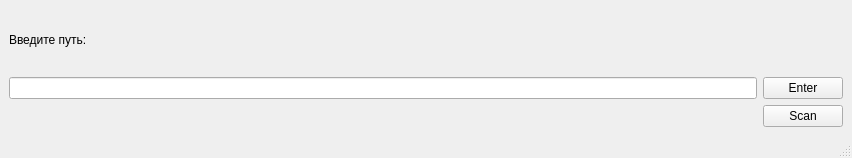
<?xml version="1.0" encoding="UTF-8"?>
<ui version="4.0">
 <class>MainWindow</class>
 <widget class="QMainWindow" name="MainWindow">
  <property name="geometry">
   <rect>
    <x>0</x>
    <y>0</y>
    <width>852</width>
    <height>158</height>
   </rect>
  </property>
  <property name="windowTitle">
   <string>MainWindow</string>
  </property>
  <widget class="QWidget" name="centralwidget">
   <layout class="QGridLayout" name="gridLayout">
    <item row="1" column="0">
     <widget class="QLabel" name="label">
      <property name="text">
       <string>Введите путь:</string>
      </property>
     </widget>
    </item>
    <item row="3" column="1">
     <widget class="QPushButton" name="scanbtn">
      <property name="text">
       <string>Scan</string>
      </property>
     </widget>
    </item>
    <item row="2" column="0">
     <widget class="QLineEdit" name="enterPath"/>
    </item>
    <item row="2" column="1">
     <widget class="QPushButton" name="fixbtn">
      <property name="text">
       <string>Enter</string>
      </property>
     </widget>
    </item>
   </layout>
  </widget>
  <widget class="QMenuBar" name="menubar">
   <property name="geometry">
    <rect>
     <x>0</x>
     <y>0</y>
     <width>852</width>
     <height>21</height>
    </rect>
   </property>
  </widget>
  <widget class="QStatusBar" name="statusbar"/>
 </widget>
 <resources/>
 <connections/>
</ui>
